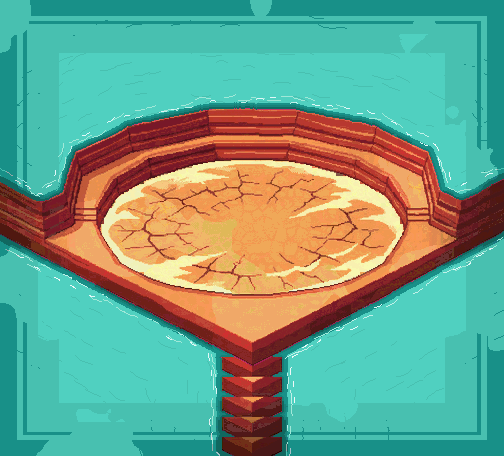

This is a level from a 2D game, rendered from its Tiled map with the project's own tilesets. A one-line summary and the complete map file follow:
An orthogonal 21x19 tile map with 24x24 px tiles, 1 tile layer (arene_desert_nu).

<map version="1.10" tiledversion="1.10.2" orientation="orthogonal" renderorder="right-down" width="21" height="19" tilewidth="24" tileheight="24" infinite="0" nextlayerid="2" nextobjectid="1">
 <properties>
  <property name="zone" value="arene_desert_nu" />
  <property name="frames" type="int" value="24" />
  <property name="frame_ms" type="int" value="110" />
  <property name="tuiles_animees" type="int" value="236" />
 </properties>
 <tileset firstgid="1" source="arene_desert_nu_tuiles.tsx" />
 <layer id="1" name="arene_desert_nu" width="21" height="19">
  <data encoding="csv">
1,2,3,3,927,928,929,930,931,932,933,934,935,936,3,937,938,27,28,3,29,
30,31,1,939,940,941,1,942,943,944,945,946,947,948,949,950,951,952,953,64,65,
954,955,956,957,958,959,960,961,962,963,964,965,966,967,968,969,970,971,972,973,974,
975,976,977,978,979,980,981,982,983,984,985,986,987,988,989,990,991,992,993,994,995,
996,997,998,999,1000,1001,1002,1003,1004,1005,1006,1007,1008,1009,1010,1011,1012,1013,1014,1015,1016,
1017,1018,1019,1020,1021,1022,309,310,311,312,313,314,315,316,317,1023,1024,1025,1026,1027,1028,
1029,1030,1031,1032,353,354,355,356,357,358,359,360,361,362,363,364,365,1033,1034,1035,1036,
1037,1038,1039,391,392,393,394,395,396,397,398,399,400,401,402,403,404,405,1040,1041,1042,
418,1043,1044,424,425,426,427,428,429,430,431,432,433,434,435,436,437,438,1045,1046,444,
445,446,447,448,449,450,451,452,453,454,455,456,457,458,459,460,461,462,463,464,1047,
1048,1049,476,477,478,479,480,481,482,483,484,485,486,487,488,489,490,491,492,1050,1051,
1052,1053,1054,1055,515,516,517,518,519,520,521,522,523,524,525,526,527,1056,1057,1058,1059,
1060,546,1061,1062,1063,1064,561,562,563,564,565,566,567,568,569,1065,1066,1067,1068,1069,1070,
592,1071,1072,1073,1074,1075,1076,1077,620,621,622,623,624,1078,1079,1080,149,149,1081,1082,1083,
1084,1085,1086,1087,1088,1089,1090,1091,1092,1093,681,1094,1095,1096,1097,1098,1099,1100,1101,1102,1103,
1104,1105,1106,1107,1108,1109,1110,1111,1112,1113,753,1114,1115,1116,1117,1118,1119,1120,1121,1122,1123,
139,70,1124,1125,1126,1127,1128,1129,1130,1131,816,1132,1133,1134,1135,1136,1137,1138,1139,64,65,
139,70,1,845,1140,1141,1142,1143,1144,1145,867,1146,1147,1148,1149,1150,1151,1,1,64,65,
887,888,889,1,1,1152,1153,1154,1155,1156,908,1157,1158,1159,1160,1161,1162,894,894,894,926
</data>
 </layer>
</map>
